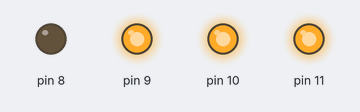
Bench run of a sketch on a simulated Arduino Uno, built with avr-gcc and run on an emulated ATmega328P. Parts: output pins drawn as LEDs (lit = HIGH).

Above: at 0.05 s.
At 2.95 s:
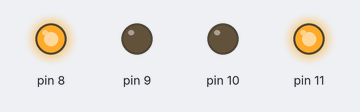
At 5.9 s:
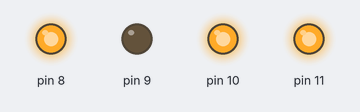
At 12.5 s:
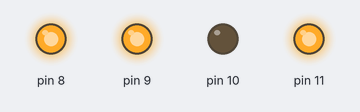
At 19.35 s:
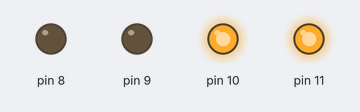
At 24.7 s:
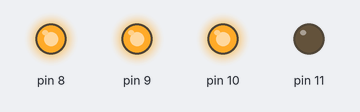
Timing chart, 0 to 25.0 s (numbered marks = the images above):
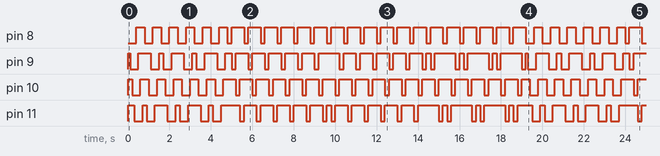

The sketch:

four_leds.ino
```cpp
#define LED1 8
#define LED2 9
#define LED3 10
#define LED4 11

void setup() {
  pinMode(8, OUTPUT);
  pinMode(9, OUTPUT);
  pinMode(10, OUTPUT);
  pinMode(11, OUTPUT);
  all_off(0);
}

void loop() {
  for (int i=0; i<3; ++i) {
    clockwise_all(100);
    counterclockwise_all(100);
  }

  for (int i=0; i<6; ++i) {
    clockwise_each(200);
  }
  for (int i=0; i<6; ++i) {
    counterclockwise_each(200);
  }

  for (int i=0; i<3; ++i) {
    clockwise_each(200);
    counterclockwise_each(200);
  }
}

void odd_on(int wait) {
  on(LED1);
  on(LED3);
  if (wait) delay(wait);
}

void odd_off(int wait) {
  off(LED1);
  off(LED3);
  if (wait) delay(wait);
}
void even_on(int wait) {
  on(LED2);
  on(LED4);
  if (wait) delay(wait);
}

void even_off(int wait) {
  off(LED2);
  off(LED4);
  if (wait) delay(wait);
}


void all_off(int wait) {
  off(LED1);
  off(LED2);
  off(LED3);
  off(LED4);
  if (wait) delay(wait);
}

void all_on(int wait) {
  on(LED1);
  on(LED2);
  on(LED3);
  on(LED4);
  if (wait) delay(wait);
}

void clockwise_each(int wait) {
  on(LED1);
  delay(wait);
  off(LED1);
  on(LED2);
  delay(wait);
  off(LED2);
  on(LED3);
  delay(wait);
  off(LED3);
  on(LED4);
  delay(wait);
  off(LED4);
}

void counterclockwise_each(int wait) {
  on(LED1);
  delay(wait);
  off(LED1);
  on(LED4);
  delay(wait);
  off(LED4);
  on(LED3);
  delay(wait);
  off(LED3);
  on(LED2);
  delay(wait);
  off(LED2);
}

void clockwise_all(int wait) {
  on(LED1);
  delay(wait);
  on(LED2);
  delay(wait);
  on(LED3);
  delay(wait);
  on(LED4);
  delay(wait);

  off(LED1);
  delay(wait);
  off(LED2);
  delay(wait);
  off(LED3);
  delay(wait);
  off(LED4);
  delay(wait);
}

void counterclockwise_all(int wait) {
  on(LED1);
  delay(wait);
  on(LED4);
  delay(wait);
  on(LED3);
  delay(wait);
  on(LED2);
  delay(wait);

  off(LED1);
  delay(wait);
  off(LED4);
  delay(wait);
  off(LED3);
  delay(wait);
  off(LED2);
  delay(wait);
}

void on(int led) {
  digitalWrite(led, 0);
}

void off(int led) {
  digitalWrite(led, 1);
}
```

Measured:
- by itself, pin 8, pin 10: moves between LOW and HIGH, repeating every 12.0 s
- by itself, pin 9, pin 11: moves between LOW and HIGH, repeating every 19.2 s
- by itself, everything shown: repeats every 19.2 s, in 120 steps
